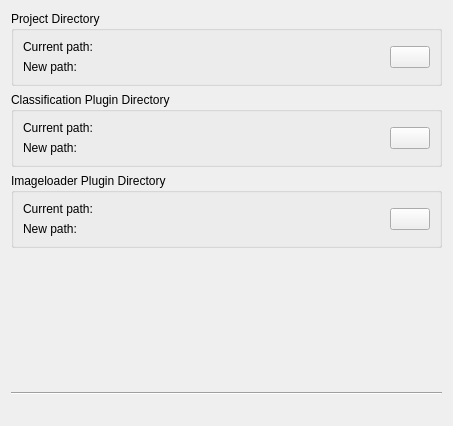
<?xml version="1.0" encoding="UTF-8"?>
<ui version="4.0">
 <class>GlobalSettingsWidget</class>
 <widget class="QWidget" name="GlobalSettingsWidget">
  <property name="geometry">
   <rect>
    <x>0</x>
    <y>0</y>
    <width>453</width>
    <height>426</height>
   </rect>
  </property>
  <property name="windowTitle">
   <string>Global settings</string>
  </property>
  <layout class="QGridLayout" name="gridLayout">
   <item row="6" column="0">
    <spacer name="verticalSpacer">
     <property name="orientation">
      <enum>Qt::Vertical</enum>
     </property>
     <property name="sizeHint" stdset="0">
      <size>
       <width>20</width>
       <height>40</height>
      </size>
     </property>
    </spacer>
   </item>
   <item row="0" column="0">
    <widget class="QGroupBox" name="groupBox">
     <property name="title">
      <string>Project Directory</string>
     </property>
     <layout class="QGridLayout" name="gridLayout_2" columnstretch="1,0">
      <item row="0" column="1">
       <widget class="QPushButton" name="pushButton_project">
        <property name="text">
         <string/>
        </property>
        <property name="icon">
         <iconset resource="UI_Icons.qrc">
          <normaloff>:/Resources/UISymbols/UI_Folder_Icon.svg</normaloff>:/Resources/UISymbols/UI_Folder_Icon.svg</iconset>
        </property>
       </widget>
      </item>
      <item row="0" column="0">
       <layout class="QVBoxLayout" name="verticalLayout_3">
        <item>
         <layout class="QHBoxLayout" name="horizontalLayout_6">
          <item>
           <widget class="QLabel" name="label_projectCurrent">
            <property name="sizePolicy">
             <sizepolicy hsizetype="Maximum" vsizetype="Preferred">
              <horstretch>0</horstretch>
              <verstretch>0</verstretch>
             </sizepolicy>
            </property>
            <property name="text">
             <string>Current path:</string>
            </property>
           </widget>
          </item>
          <item>
           <widget class="QLabel" name="label_projectsDir_current">
            <property name="text">
             <string/>
            </property>
            <property name="scaledContents">
             <bool>true</bool>
            </property>
           </widget>
          </item>
         </layout>
        </item>
        <item>
         <layout class="QHBoxLayout" name="horizontalLayout_5">
          <item>
           <widget class="QLabel" name="label_newProject">
            <property name="sizePolicy">
             <sizepolicy hsizetype="Maximum" vsizetype="Preferred">
              <horstretch>0</horstretch>
              <verstretch>0</verstretch>
             </sizepolicy>
            </property>
            <property name="text">
             <string>New path:</string>
            </property>
           </widget>
          </item>
          <item>
           <widget class="QLabel" name="label_projectsDir_new">
            <property name="text">
             <string/>
            </property>
            <property name="scaledContents">
             <bool>true</bool>
            </property>
           </widget>
          </item>
         </layout>
        </item>
       </layout>
      </item>
     </layout>
    </widget>
   </item>
   <item row="7" column="0">
    <layout class="QVBoxLayout" name="verticalLayout_4">
     <item>
      <widget class="Line" name="line">
       <property name="orientation">
        <enum>Qt::Horizontal</enum>
       </property>
      </widget>
     </item>
     <item>
      <widget class="QLabel" name="label_information">
       <property name="sizePolicy">
        <sizepolicy hsizetype="Preferred" vsizetype="Maximum">
         <horstretch>0</horstretch>
         <verstretch>0</verstretch>
        </sizepolicy>
       </property>
       <property name="styleSheet">
        <string notr="true">QLabel { color : green; }</string>
       </property>
       <property name="text">
        <string/>
       </property>
      </widget>
     </item>
    </layout>
   </item>
   <item row="3" column="0">
    <layout class="QHBoxLayout" name="horizontalLayout_8"/>
   </item>
   <item row="1" column="0">
    <widget class="QGroupBox" name="groupBox_2">
     <property name="title">
      <string>Classification Plugin Directory</string>
     </property>
     <layout class="QGridLayout" name="gridLayout_3" columnstretch="1,0">
      <item row="0" column="1">
       <widget class="QPushButton" name="pushButton_classification">
        <property name="text">
         <string/>
        </property>
        <property name="icon">
         <iconset resource="UI_Icons.qrc">
          <normaloff>:/Resources/UISymbols/UI_Folder_Icon.svg</normaloff>:/Resources/UISymbols/UI_Folder_Icon.svg</iconset>
        </property>
       </widget>
      </item>
      <item row="0" column="0">
       <layout class="QVBoxLayout" name="verticalLayout_2">
        <item>
         <layout class="QHBoxLayout" name="horizontalLayout_4">
          <item>
           <widget class="QLabel" name="label_classificationCurrent">
            <property name="sizePolicy">
             <sizepolicy hsizetype="Maximum" vsizetype="Preferred">
              <horstretch>0</horstretch>
              <verstretch>0</verstretch>
             </sizepolicy>
            </property>
            <property name="text">
             <string>Current path:</string>
            </property>
           </widget>
          </item>
          <item>
           <widget class="QLabel" name="label_classificationDir_current">
            <property name="text">
             <string/>
            </property>
            <property name="scaledContents">
             <bool>false</bool>
            </property>
           </widget>
          </item>
         </layout>
        </item>
        <item>
         <layout class="QHBoxLayout" name="horizontalLayout_3">
          <item>
           <widget class="QLabel" name="label_newClassification">
            <property name="sizePolicy">
             <sizepolicy hsizetype="Maximum" vsizetype="Preferred">
              <horstretch>0</horstretch>
              <verstretch>0</verstretch>
             </sizepolicy>
            </property>
            <property name="text">
             <string>New path:</string>
            </property>
           </widget>
          </item>
          <item>
           <widget class="QLabel" name="label_classificationDir_new">
            <property name="text">
             <string/>
            </property>
            <property name="scaledContents">
             <bool>false</bool>
            </property>
           </widget>
          </item>
         </layout>
        </item>
       </layout>
      </item>
     </layout>
    </widget>
   </item>
   <item row="2" column="0">
    <widget class="QGroupBox" name="groupBox_3">
     <property name="title">
      <string>Imageloader Plugin Directory</string>
     </property>
     <layout class="QGridLayout" name="gridLayout_4" columnstretch="1,0">
      <item row="0" column="1">
       <widget class="QPushButton" name="pushButton_imageLoader">
        <property name="sizePolicy">
         <sizepolicy hsizetype="Fixed" vsizetype="Fixed">
          <horstretch>0</horstretch>
          <verstretch>0</verstretch>
         </sizepolicy>
        </property>
        <property name="text">
         <string/>
        </property>
        <property name="icon">
         <iconset resource="UI_Icons.qrc">
          <normaloff>:/Resources/UISymbols/UI_Folder_Icon.svg</normaloff>:/Resources/UISymbols/UI_Folder_Icon.svg</iconset>
        </property>
       </widget>
      </item>
      <item row="0" column="0">
       <layout class="QVBoxLayout" name="verticalLayout">
        <item>
         <layout class="QHBoxLayout" name="horizontalLayout">
          <item>
           <widget class="QLabel" name="label_imageLoaderCurrent">
            <property name="sizePolicy">
             <sizepolicy hsizetype="Maximum" vsizetype="Preferred">
              <horstretch>0</horstretch>
              <verstretch>0</verstretch>
             </sizepolicy>
            </property>
            <property name="text">
             <string>Current path:</string>
            </property>
           </widget>
          </item>
          <item>
           <widget class="QLabel" name="label_imageLoaderDir_current">
            <property name="text">
             <string/>
            </property>
            <property name="scaledContents">
             <bool>false</bool>
            </property>
           </widget>
          </item>
         </layout>
        </item>
        <item>
         <layout class="QHBoxLayout" name="horizontalLayout_2">
          <property name="spacing">
           <number>0</number>
          </property>
          <item>
           <widget class="QLabel" name="label_newImageloader">
            <property name="sizePolicy">
             <sizepolicy hsizetype="Maximum" vsizetype="Preferred">
              <horstretch>0</horstretch>
              <verstretch>0</verstretch>
             </sizepolicy>
            </property>
            <property name="text">
             <string>New path:</string>
            </property>
           </widget>
          </item>
          <item>
           <widget class="QLabel" name="label_imageLoaderDir_new">
            <property name="text">
             <string/>
            </property>
            <property name="scaledContents">
             <bool>false</bool>
            </property>
           </widget>
          </item>
         </layout>
        </item>
       </layout>
      </item>
     </layout>
    </widget>
   </item>
  </layout>
 </widget>
 <resources>
  <include location="UI_Icons.qrc"/>
 </resources>
 <connections/>
</ui>
